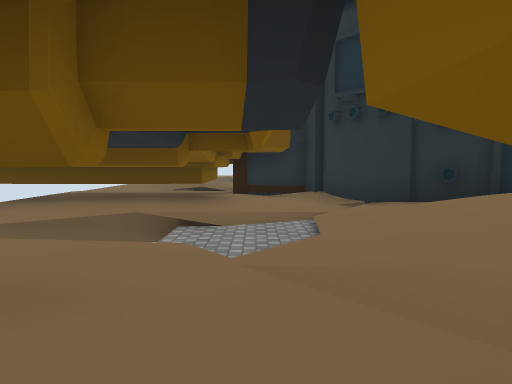
View 1 (above)

18 first-person views from a walk through a Unity game level. The camera is 1.3 m above the floor, tilts 4° down and sees 70° across. The floor is counted in squares, 2 m on a side. Each view is taken from the middle of a square. On the plan, view 1 faces up. The plan holds only what a view shows up to about 11 squares ahead; the rest is blank. The place goes on beyond the plan. The player is left out. Some surface patterns are stand-ins.

View 2
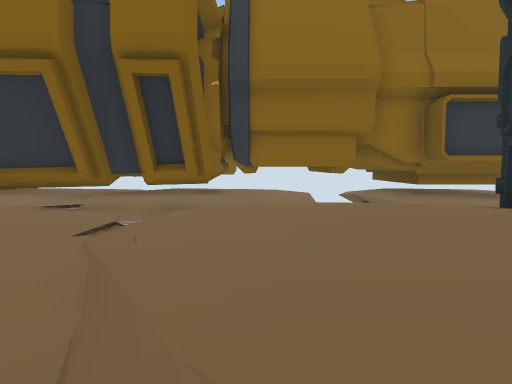

View 3
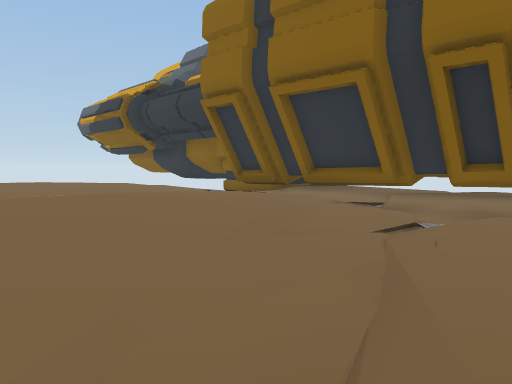

View 4
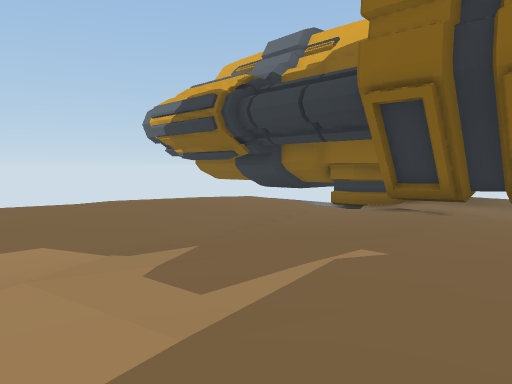

View 5
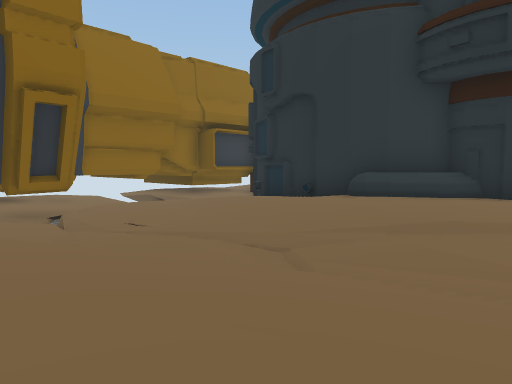

View 6
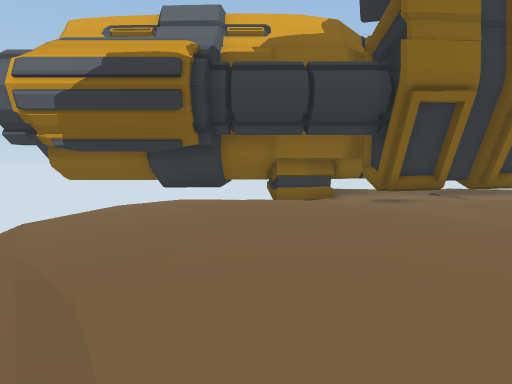

View 7
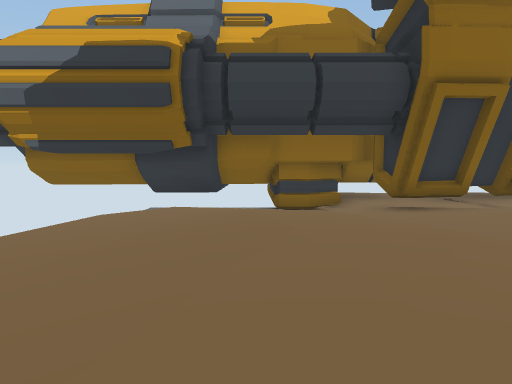

View 8
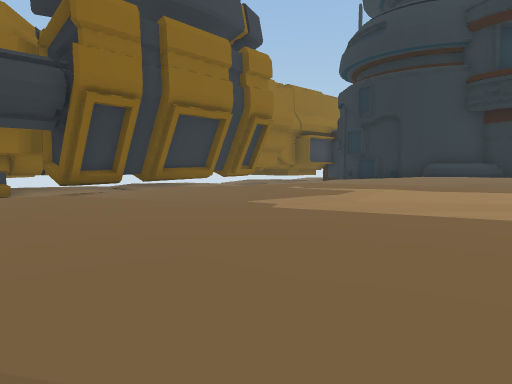

View 9
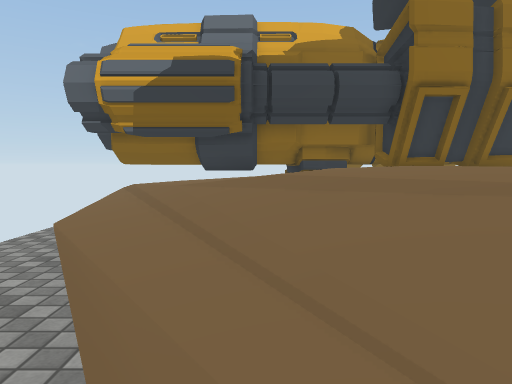

View 10
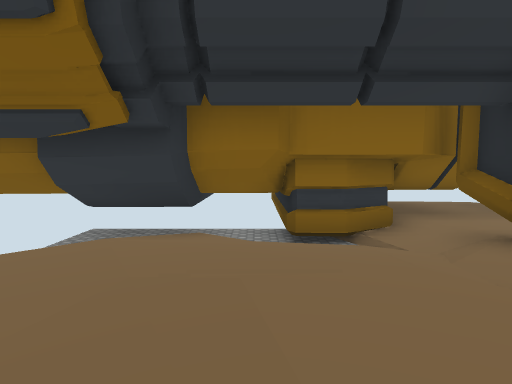

View 11
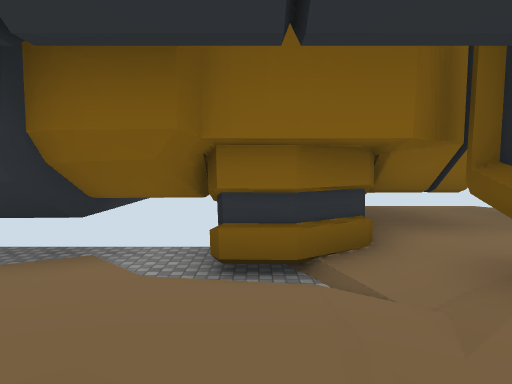

View 12
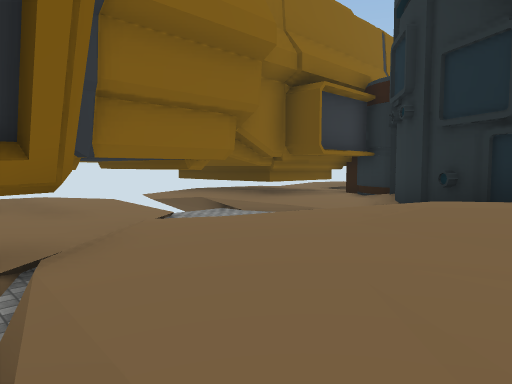

View 13
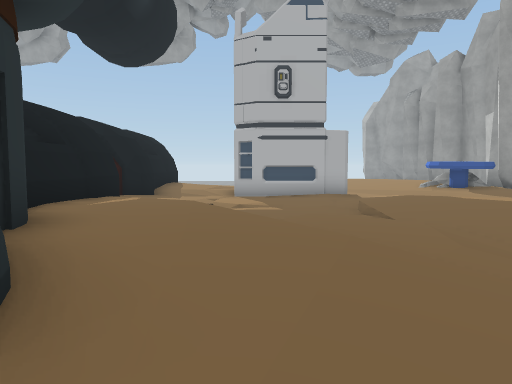

View 14
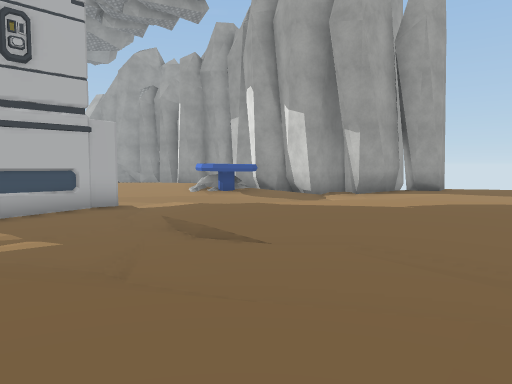

View 15
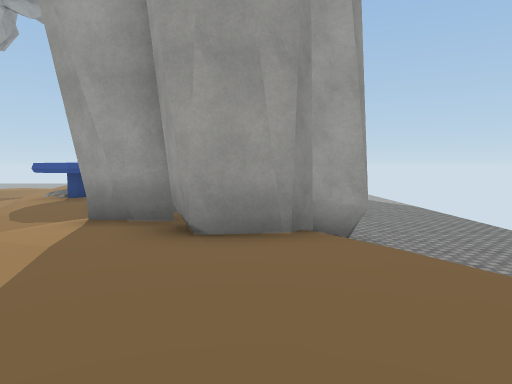

View 16
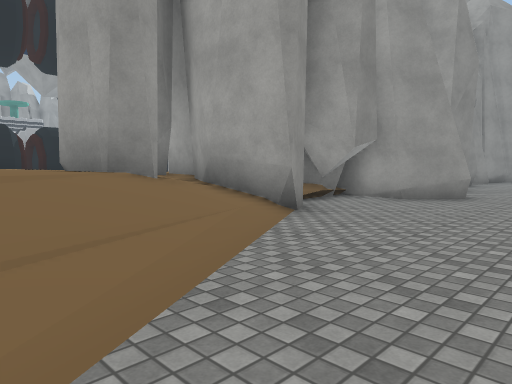

View 17
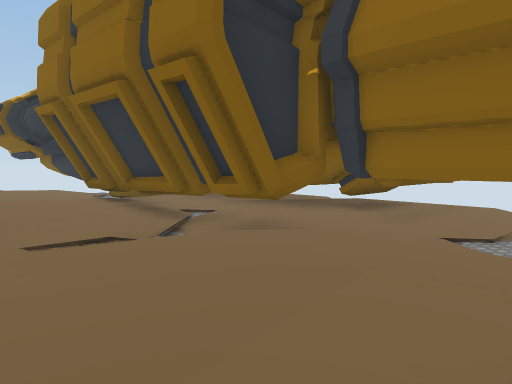

View 18
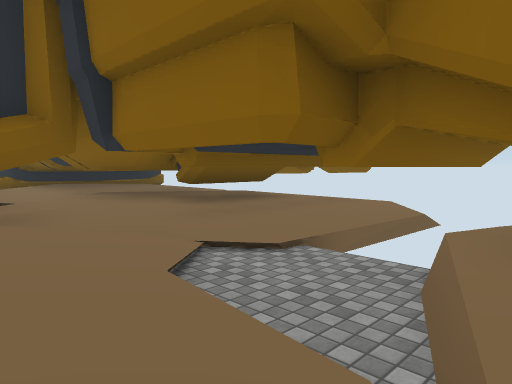

### Floor plan
Key: @ floor where view 1 was taken; # wall or solid block; . main floor; : floor 0.25 m higher than the main floor; - floor 0.25 m lower than the main floor; _ floor 0.5 m lower than the main floor; < floor 0.75 m lower than the main floor; ( floor 1 m lower than the main floor; / step, stairs or slope; B building; T thing the floor can be seen under or through; O other object.
Columns run from 4 left of view 1 to 19 right of it. Each row starts with its distance up from view 1.
  9    #B##
  8    #<<#         #### #
  7   ##<<###   BBB:... -_
  6 ####<(<B####B:::..- _<
  5  ##/(/_--..B:::... </_
  4 ####(<_-......../_<<__#
  3 <<(((<_-----..---__<__#
  2 ####(/____------______#
  1  ##<<TT_____<__-----__#
  0   ##@TT(_____--.....-__<
 -1   ##<T(___/-..::...  _/-
 -2    #< T_--.:::::.. _--O
 -3    #(TT--..::::..  --OOO
 -4    #<T_--....../-/---
 -5    #< T_-----.-...###
 -6    #<TT____-...:.###
 -7    ##(<_/-..::::.#-#####
 -8    ##/_--..::::.../###(#
 -9    #(<_-.......////((((#
-10    ##<_-----..///(((((((
-11     ##_____--/<(((((((((
-12     ##/____/((((((( ((((

Where each view was taken, in squares from view 1:
view 1: 0 up, 0 right, facing up
view 2: 2 up, 9 right, facing left
view 3: 2 up, 9 right, facing down-left
view 4: 2 down, 10 right, facing down-left
view 5: 2 down, 11 right, facing up-left
view 6: 9 down, 11 right, facing left
view 7: 9 down, 10 right, facing left
view 8: 9 down, 12 right, facing up-left
view 9: 10 down, 13 right, facing left
view 10: 9 down, 6 right, facing left
view 11: 8 down, 4 right, facing left
view 12: 0 up, 5 right, facing up-left
view 13: 4 up, 6 right, facing right
view 14: 5 up, 9 right, facing down-right
view 15: 7 down, 9 right, facing right
view 16: 12 down, 11 right, facing up-right
view 17: 5 up, 6 right, facing down-left
view 18: 6 up, 2 right, facing down-left
